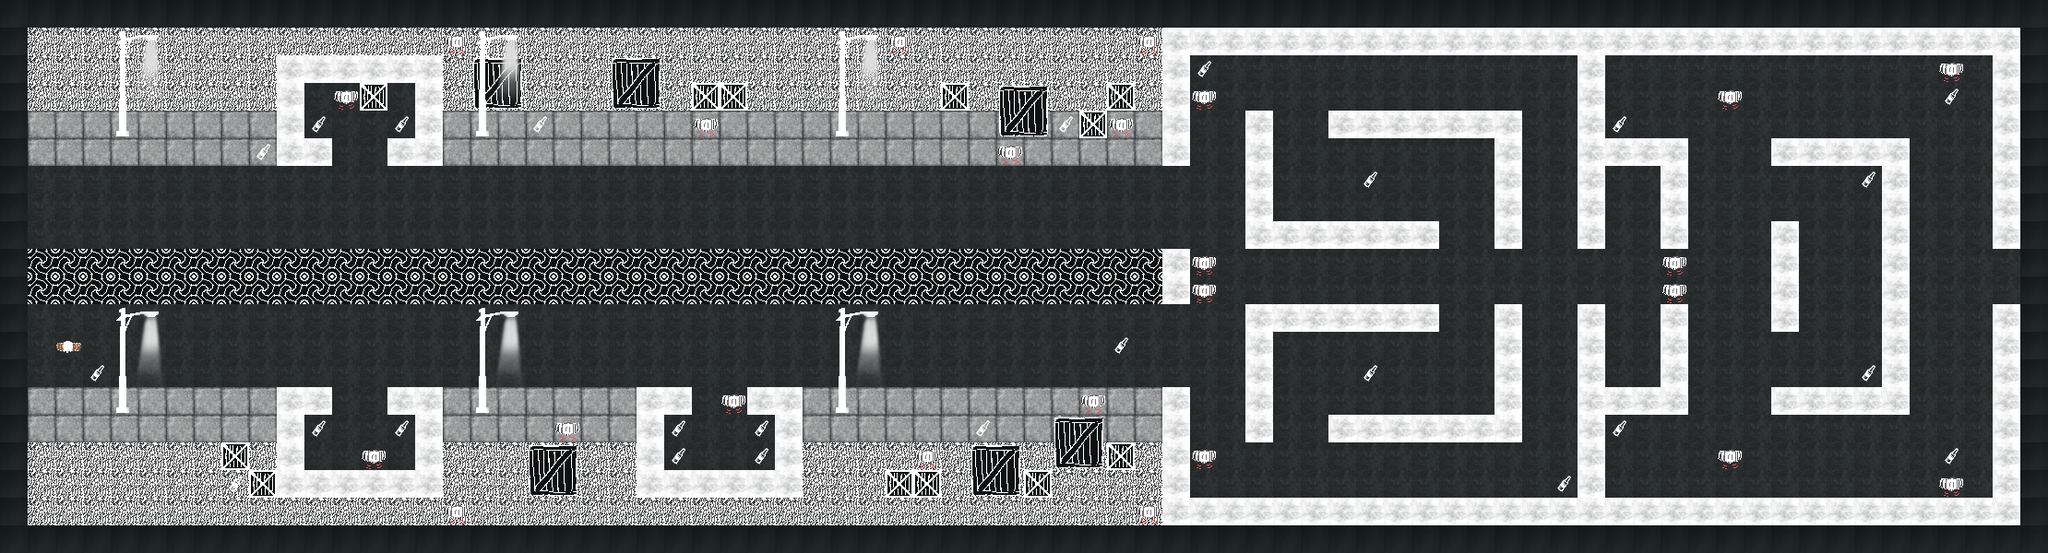

A level layout from a 2D game, rendered from its tile map. Below: a short description, then the map file with tile-grid data replaced by summaries:
An orthogonal 74x20 tile map with 30x30 px tiles, 5 tile layers (Grass, Roads/Path, Walls, Physical Objects, ...).

<map version="1.5" tiledversion="1.6.0" orientation="orthogonal" renderorder="right-down" width="74" height="20" tilewidth="30" tileheight="30" infinite="0" nextlayerid="12" nextobjectid="1">
 <editorsettings>
  <export target="Level5.json" format="json" />
 </editorsettings>
 <tileset firstgid="1" name="VignetteEscapeTileSet" tilewidth="30" tileheight="30" tilecount="324" columns="18">
  <image source="VignetteEscapeTileSet.png" trans="ff00ff" width="540" height="540" />
 </tileset>
 <layer id="3" name="Grass" width="74" height="20">
  <data>[1480 cells, 246 non-empty, 1 distinct tile ids]</data>
 </layer>
 <layer id="4" name="Roads/Path" width="74" height="20">
  <data>[1480 cells, 890 non-empty, 3 distinct tile ids]</data>
 </layer>
 <layer id="5" name="Walls" width="74" height="20">
  <data>[1480 cells, 440 non-empty, 7 distinct tile ids]</data>
 </layer>
 <layer id="2" name="Physical Objects" width="74" height="20">
  <data>[1480 cells, 49 non-empty, 8 distinct tile ids]</data>
 </layer>
 <layer id="6" name="Important Obj" width="74" height="20">
  <data>[1480 cells, 50 non-empty, 3 distinct tile ids]</data>
 </layer>
</map>
